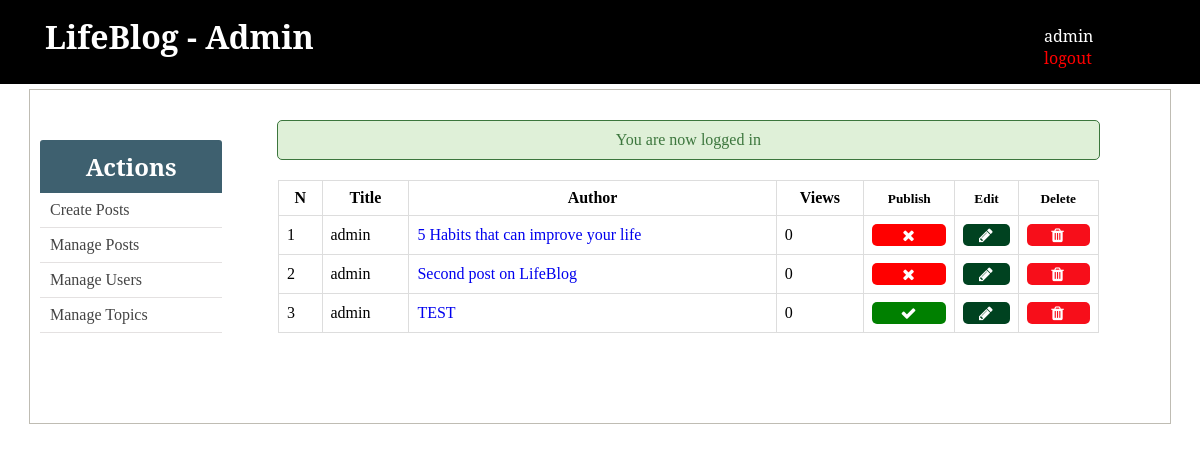
Screenshot of /admin/posts.php (signed in) with the database file from the repository.
### tables this page shows
CREATE TABLE `posts` (
  `id` int(11) NOT NULL,
  `user_id` int(11) DEFAULT NULL,
  `title` varchar(255) NOT NULL,
  `slug` varchar(255) NOT NULL,
  `views` int(11) NOT NULL DEFAULT 0,
  `image` varchar(255) NOT NULL,
  `body` text NOT NULL,
  `published` tinyint(1) NOT NULL,
  `created_at` timestamp NOT NULL DEFAULT current_timestamp() ON UPDATE current_timestamp(),
  `updated_at` timestamp NOT NULL DEFAULT '0000-00-00 00:00:00'
);

### admin/includes/post_functions.php (called while the page is built, shortened)
<?php
function getAllPosts()
{
	global $conn;
	if ($_SESSION['user']['role'] == "Admin") {
		$sql = "SELECT * FROM posts";
	} elseif ($_SESSION['user']['role'] == "Author") {
		$user_id = $_SESSION['user']['id'];
		$sql = "SELECT * FROM posts WHERE user_id=$user_id";
	}
	$result = mysqli_query($conn, $sql);
	$posts = mysqli_fetch_all($result, MYSQLI_ASSOC);
	$final_posts = array();
	foreach ($posts as $post) {
		$post['author'] = getPostAuthorById($post['user_id']);
		array_push($final_posts, $post);
	}
	return $final_posts;
}
function getPostAuthorById($user_id)
{
	global $conn;
	$sql = "SELECT username FROM users WHERE id=$user_id";
	$result = mysqli_query($conn, $sql);
	if ($result) {
		return mysqli_fetch_assoc($result)['username'];
	} else {
		return null;
	}
}
?>

### admin/posts.php (the view, shortened to what this page needs)
<?php  include('../config.php'); ?>
<?php  include(ROOT_PATH . '/admin/includes/post_functions.php'); ?>
<?php include(ROOT_PATH . '/admin/includes/head_section.php'); ?>
<?php $posts = getAllPosts(); ?>
</head>
<body>
	<?php include(ROOT_PATH . '/admin/includes/navbar.php') ?>
	<div class="container content">
		<?php include(ROOT_PATH . '/admin/includes/menu.php') ?>
		<div class="table-div"  style="width: 80%;">
			<?php include(ROOT_PATH . '/includes/messages.php') ?>
			<?php if (empty($posts)): ?>
				<h1 style="text-align: center; margin-top: 20px;">No posts in the database.</h1>
			<?php else: ?>
				<table class="table">
						<thead>
						<th>N</th>
						<th>Title</th>
						<th>Author</th>
						<th>Views</th>
						<?php if ($_SESSION['user']['role'] == "Admin"): ?>
							<th><small>Publish</small></th>
						<?php endif ?>
						<th><small>Edit</small></th>
						<th><small>Delete</small></th>
					</thead>
					<tbody>
					<?php foreach ($posts as $key => $post): ?>
						<tr>
							<td><?php echo $key + 1; ?></td>
							<td><?php echo $post['author']; ?></td>
							<td>
								<a 	target="_blank"
								href="<?php echo BASE_URL . 'single_post.php?post-slug=' . $post['slug'] ?>">
									<?php echo $post['title']; ?>
								</a>
							</td>
							<td><?php echo $post['views']; ?></td>
							<?php if ($_SESSION['user']['role'] == "Admin" ): ?>
								<td>
								<?php if ($post['published'] == true): ?>
									<a class="fa fa-check btn unpublish"
										href="posts.php?unpublish=<?php echo $post['id'] ?>">
									</a>
								<?php else: ?>
									<a class="fa fa-times btn publish"
										href="posts.php?publish=<?php echo $post['id'] ?>">
									</a>
								<?php endif ?>
								</td>
							<?php endif ?>
							<td>
								<a class="fa fa-pencil btn edit"
									href="create_post.php?edit-post=<?php echo $post['id'] ?>">
								</a>
							</td>
							<td>
								<a  class="fa fa-trash btn delete"
									href="create_post.php?delete-post=<?php echo $post['id'] ?>">
								</a>
							</td>
						</tr>
					<?php endforeach ?>
					</tbody>
				</table>
			<?php endif ?>
		</div>
	</div>
</body>
</html>

### static/css/admin_style.css (style rules this page uses)
* { margin: 0px; padding: 0px; }
a { text-decoration: none; }
table { border-collapse: collapse; width: 70%; margin: 20px auto; }
th, td { padding: 8px; text-align: left; border: 1px solid #ddd; }
th { text-align: center; }
.btn { color: white; background: #4E6166; text-align: center; border: none; border-radius: 5px; display: block; letter-spacing: .1em; padding: 13px 20px; text-decoration: none; }
.container { width: 95%; margin: 5px auto 50px; border: 1px solid #BFBCB3; padding: 10px 0px 50px; }
.container:after { content: ""; display: block; clear: both; }
.table-div { float: left; width: 47%; }
.table-div table { width: 90%; }
.table-div a.fa { color: white; padding: 3px; }
.table-div .edit { background: #004220; }
.table-div .delete { background: #F70E1A; }
.table-div .publish { background: red; }
.table-div .unpublish { background: green; }

### rows the page displays
posts: author "admin", title "5 Habits that can improve your life", views "0"
posts: author "admin", title "Second post on LifeBlog", views "0"
posts: author "admin", title "TEST", views "0"

### other values shown
$_SESSION['user']['username'] "admin"
$_SESSION['message'] "You are now logged in"
